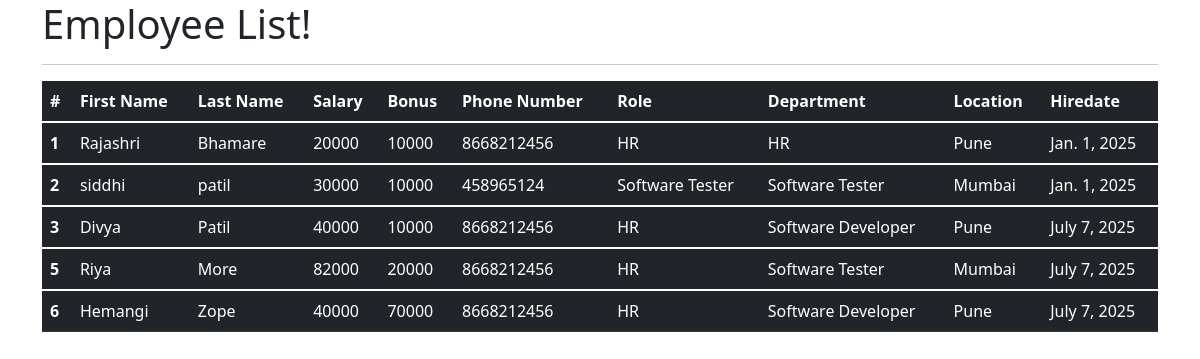
The app's page /all_emp with its own data.
### emp_app/models.py (models this page shows, shortened)
class Employee(models.Model):
    first_name = models.CharField(max_length=100, null=False)
    last_name = models.CharField(max_length=100)
    dept = models.ForeignKey(Department, on_delete=models.CASCADE)
    salary = models.IntegerField(default=0)
    bonus = models.IntegerField(default=0)
    role = models.ForeignKey(Role, on_delete=models.CASCADE)
    phone = models.IntegerField(default=0)
    hire_date = models.DateField()
    def __str__(self):
        return "%s %s %s" %(self.first_name, self.last_name, self.phone)

class Role(models.Model):
    name = models.CharField(max_length=100, null=False)

class Department(models.Model):
    name = models.CharField(max_length=100,null=False)
    location = models.CharField(max_length=100)

### emp_app/views.py (the view)
# urls.py: path('all_emp', views.all_emp, name='all_emp'),
def all_emp(request):
    emps = Employee.objects.all()
    context = {
        'emps': emps
    }
    print(context)
    return render(request, 'view_all_emp.html', context)

### emp_app/templates/view_all_emp.html (shortened to what this page needs)
<!DOCTYPE html>
<html lang="en">
<head>
  <link href="https://cdn.jsdelivr.net/npm/bootstrap@5.1.3/dist/css/bootstrap.min.css" rel="stylesheet">
</head>
  <body>
  <div class="container">
          <h1>Employee List!</h1>
      <hr>
     <table class="table table-dark">
  <thead>
    <tr>
      <th scope="col">#</th>
      <th scope="col">First Name</th>
      <th scope="col">Last Name</th>
      <th scope="col">Salary</th>
      <th scope="col">Bonus</th>
      <th scope="col">Phone Number</th>
      <th scope="col">Role</th>
      <th scope="col">Department</th>
      <th scope="col">Location</th>
      <th scope="col">Hiredate</th>
    </tr>
  </thead>
         {% for emp in emps %}
  <tbody>
    <tr>
      <th scope="row">{{emp.id}}</th>
      <td>{{emp.first_name}}</td>
      <td>{{emp.last_name}}</td>
      <td>{{emp.salary}}</td>
      <td>{{emp.bonus}}</td>
      <td>{{emp.phone}}</td>
      <td>{{emp.role.name}}</td>
      <td>{{emp.dept.name}}</td>
      <td>{{emp.dept.location}}</td>
      <td>{{emp.hire_date}}</td>
    </tr>
  </tbody>
         {% endfor %}
</table>
  </div>
  </body>
</html>

### records on screen
Employee: id "1", first_name "Rajashri", last_name "Bhamare", salary "20000", bonus "10000", phone "8668212456", role.name "HR", dept.name "HR", dept.location "Pune", hire_date "Jan. 1, 2025"
Employee: id "2", first_name "siddhi", last_name "patil", salary "30000", bonus "10000", phone "458965124", role.name "Software Tester", dept.name "Software Tester", dept.location "Mumbai", hire_date "Jan. 1, 2025"
Employee: id "3", first_name "Divya", last_name "Patil", salary "40000", bonus "10000", phone "8668212456", role.name "HR", dept.name "Software Developer", dept.location "Pune", hire_date "July 7, 2025"
Employee: id "5", first_name "Riya", last_name "More", salary "82000", bonus "20000", phone "8668212456", role.name "HR", dept.name "Software Tester", dept.location "Mumbai", hire_date "July 7, 2025"
Employee: id "6", first_name "Hemangi", last_name "Zope", salary "40000", bonus "70000", phone "8668212456", role.name "HR", dept.name "Software Developer", dept.location "Pune", hire_date "July 7, 2025"
